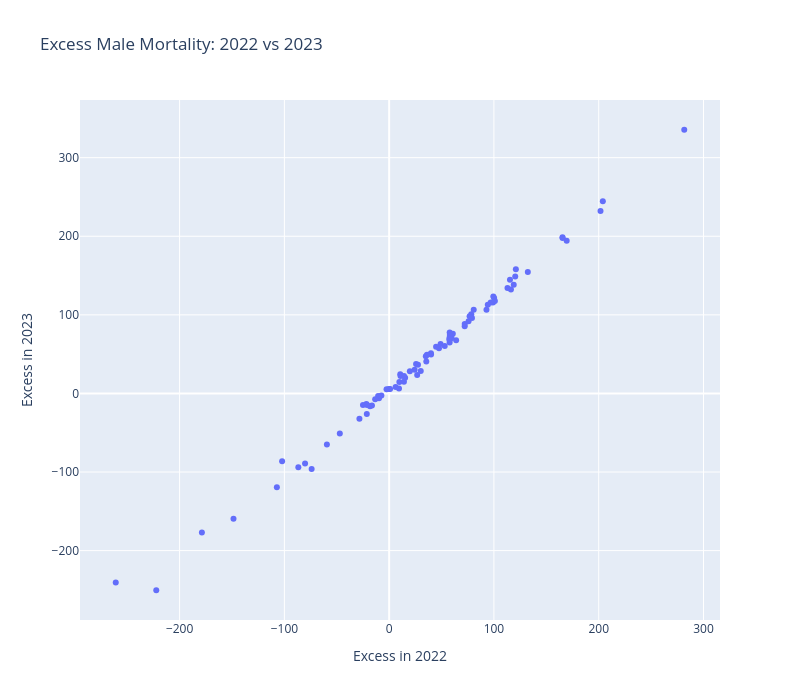

This figure's notebook cell:
### Code cell
pivot_df = df_merged.pivot(index='Region', columns='Year', values='ex_per100k_1549').reset_index()


fig = px.scatter(
    x=pivot_df[2022],
    y=pivot_df[2023],
    hover_name=pivot_df['Region'],
    title="Excess Male Mortality: 2022 vs 2023",
    labels={"x": "Excess in 2022", "y": "Excess in 2023"},
    width=800, height=700
)

fig.show()

### Figure 1 — Plotly figure (JSON) as saved in the notebook; plotly's stock layout.template omitted (floating-point values rounded to 4 significant figures)
{"data": [{"hovertemplate": "<b>%{hovertext}</b><br><br>Excess in 2022=%{x}<br>Excess in 2023=%{y}<extra></extra>", "hovertext": ["Алтайский край", "Амурская область", "Архангельская область без АО", "Астраханская область", "Белгородская область", "Брянская область", "Владимирская область", "Волгоградская область", "Вологодская область", "Воронежская область", "Еврейская АО", "Забайкальский край", "Ивановская область", "Иркутская область", "Кабардино-Балкария", "Калининградская область", "Калужская область", "Камчатский край", "Карачаево-Черкесия", "Кемеровская область", "Кировская область", "Костромская область", "Краснодарский край", "Красноярский край", "Курганская область", "Курская область", "Ленинградская область", "Липецкая область", "Магаданская область", "Москва", "Московская область", "Мурманская область", "Ненецкий АО", "Нижегородская область", "Новгородская область", "Новосибирская область", "Омская область", "Оренбургская область", "Орловская область", "Пензенская область", "Пермский край", "Приморский край", "Псковская область", "Республика Адыгея", "Республика Алтай", "Республика Башкортостан", "Республика Бурятия", "Республика Дагестан", "Республика Ингушетия", "Республика Калмыкия", "Республика Карелия", "Республика Коми", "Республика Крым", "Республика Марий Эл", "Республика Мордовия", "Республика Татарстан", "Республика Тыва", "Республика Хакасия", "Ростовская область", "Рязанская область", "Самарская область", "Санкт-Петербург", "Саратовская область", "Сахалинская область", "Свердловская область", "Севастополь", "Северная Осетия", "Смоленская область", "Ставропольский край", "Тамбовская область", "Тверская область", "Томская область", "Тульская область", "Тюменская область без АО", "Удмуртская Республика", "Ульяновская область", "Хабаровский край", "Ханты-Мансийский АО", "Челябинская область", "Чеченская Республика", "Чувашская Республика", "Чукотский АО", "Якутия", "Ямало-Hенецкий АО", "Ярославская область"], "legendgroup": "", "marker": {"color": "#636efa", "symbol": "circle"}, "mode": "markers", "name": "", "orientation": "v", "showlegend": false, "type": "scatter", "x": [35.0, 120.9, 39.87, 47.58, 100.2, 99.43, -9.667, 72.1, 57.71, -21.71, -178.7, 116.2, 19.77, -10.52, 10.59, 63.92, 165.5, 49.06, -107.2, 57.76, -2.493, 10.87, 15.24, -86.67, 79.04, 281.6, 35.45, -18.27, 201.7, 57.7, 59.09, 25.7, -260.9, 96.91, -21.33, 78.38, 44.79, 72.13, 203.9, 99.13, 27.53, 112.9, -222.3, 30.16, -59.41, 94.14, 75.79, 14.16, -28.37, -47.09, 120.3, 132.4, 26.75, 169.4, 80.7, 39.98, -73.98, 100.9, 9.733, 9.393, 76.78, -16.43, 53.04, -21.12, -13.33, -148.6, 14.12, 6.174, 24.32, 57.62, -0.1239, 59.47, 92.88, 36.1, -24.99, 115.3, 60.76, 118.9, 57.92, 57.56, -7.406, -102.2, 0.8644, -80.25, 165.5], "xaxis": "x", "y": [47.35, 158.0, 51.28, 57.45, 121.3, 123.3, -6.063, 85.39, 64.9, -13.34, -176.9, 132.2, 28.12, -3.144, 24.48, 67.69, 197.7, 62.9, -119.4, 77.5, 5.299, 22.08, 19.86, -93.86, 95.91, 335.5, 40.65, -16.22, 232.2, 68.13, 70.22, 37.33, -240.6, 115.8, -26.24, 100.7, 59.4, 88.26, 244.5, 115.7, 36.37, 134.1, -250.4, 28.64, -65.13, 112.7, 91.83, 22.07, -32.35, -50.89, 148.9, 154.4, 23.44, 194.4, 106.4, 49.59, -96.12, 117.8, 14.41, 6.306, 98.32, -15.4, 60.23, -14.75, -7.305, -159.4, 14.76, 8.261, 30.03, 68.53, 5.708, 71.08, 106.3, 49.37, -14.76, 144.6, 75.83, 138.2, 74.47, 70.68, -2.718, -86.13, 5.628, -89.17, 198.7], "yaxis": "y"}], "layout": {"height": 700, "legend": {"tracegroupgap": 0}, "title": {"text": "Excess Male Mortality: 2022 vs 2023"}, "width": 800, "xaxis": {"anchor": "y", "domain": [0, 1], "title": {"text": "Excess in 2022"}}, "yaxis": {"anchor": "x", "domain": [0, 1], "title": {"text": "Excess in 2023"}}}}
